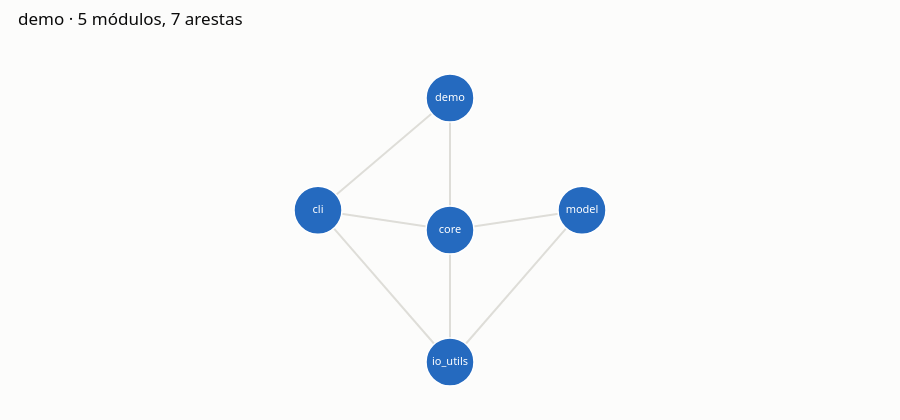

The code cell stored with this chart in its notebook:
### Code cell
curto_d = lambda v: v.split(".")[-1] if "." in v else v
POS_D = {"demo": (0.0, 1.0), "demo.cli": (-1.0, 0.15), "demo.core": (0.0, 0.0),
         "demo.model": (1.0, 0.15), "demo.io_utils": (0.0, -1.0)}

quantos_importam = {n: sum(1 for c, m in mapa_d.items()
                           if n in imports_do_arquivo(c, m, pacote_d) and m != n)
                    for n in Ud.nodes()}
hover_d = [f"<b>{curto_d(n)}</b><br>importado por {quantos_importam[n]}<br>"
           f"grau no grafo: {Ud.degree(n)}" for n in Ud.nodes()]

fig = figura_rede([traco_arestas(Ud, POS_D, largura=2.0, opacidade=0.85),
                   traco_nos(Ud, POS_D, AZUIS[4], 48, hover_d,
                             textos=[curto_d(n) for n in Ud.nodes()])],
                  "demo · 5 módulos, 7 arestas", altura=420)
fig.show()

### Figure 1 — Plotly figure (JSON) as saved in the notebook; plotly's stock layout.template omitted (floating-point values rounded to 4 significant figures)
{"data": [{"hoverinfo": "skip", "line": {"color": "#d9d8d2", "width": 2}, "mode": "lines", "opacity": 0.85, "showlegend": false, "type": "scatter", "x": [0, 0, null, 0, -1, null, 0, -1, null, 0, 0, null, 0, 1, null, 1, 0, null, 0, -1, null], "y": [1, 0, null, 1, 0.15, null, -1, 0.15, null, -1, 0, null, -1, 0.15, null, 0.15, 0, null, 0, 0.15, null]}, {"hoverinfo": "text", "hovertext": ["<b>demo</b><br>importado por 0<br>grau no grafo: 2", "<b>io_utils</b><br>importado por 3<br>grau no grafo: 3", "<b>model</b><br>importado por 1<br>grau no grafo: 2", "<b>core</b><br>importado por 3<br>grau no grafo: 4", "<b>cli</b><br>importado por 1<br>grau no grafo: 3"], "marker": {"color": "#256abf", "line": {"color": "#ffffff", "width": 1.5}, "size": 48}, "mode": "markers+text", "showlegend": false, "text": ["demo", "io_utils", "model", "core", "cli"], "textfont": {"color": ["white", "white", "white", "white", "white"], "size": 11}, "textposition": "middle center", "type": "scatter", "x": [0, 0, 1, 0, -1], "y": [1, -1, 0.15, 0, 0.15]}], "layout": {"font": {"color": "#52514e", "family": "system-ui, sans-serif", "size": 13}, "height": 420, "hovermode": "closest", "margin": {"b": 10, "l": 10, "r": 10, "t": 50}, "paper_bgcolor": "#fcfcfb", "plot_bgcolor": "#fcfcfb", "title": {"font": {"color": "#0b0b0b", "size": 17}, "text": "demo · 5 módulos, 7 arestas", "x": 0.02}, "xaxis": {"visible": false}, "yaxis": {"scaleanchor": "x", "scaleratio": 1, "visible": false}}}
